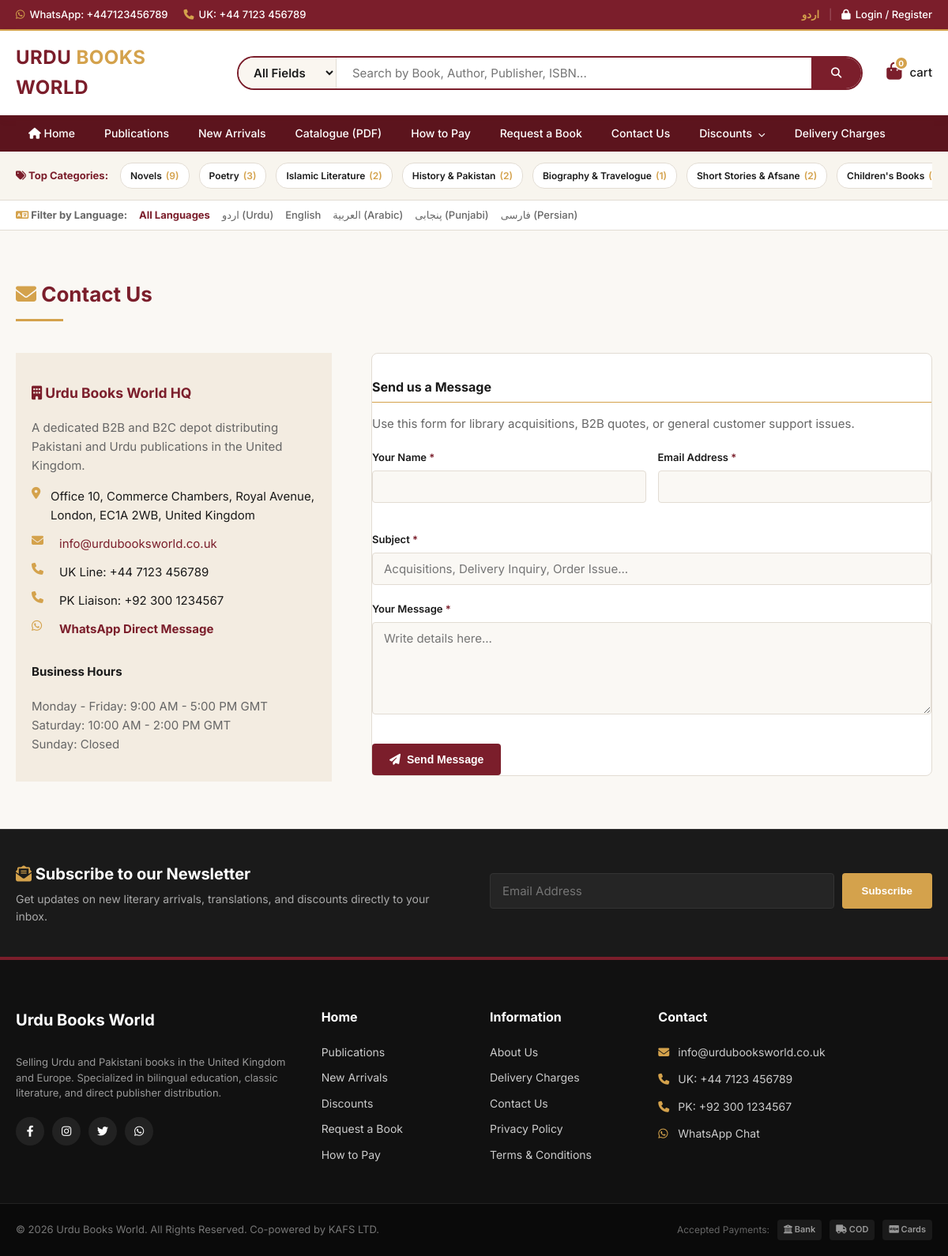
The page /contact.php on the database its author committed.
### tables this page shows
CREATE TABLE `categories` (
  `id` INT AUTO_INCREMENT PRIMARY KEY,
  `slug` VARCHAR(120) NOT NULL UNIQUE,
  `name_en` VARCHAR(200) NOT NULL,
  `name_ur` VARCHAR(200) NOT NULL,
  `parent_id` INT NULL,
  `sort_order` INT DEFAULT 0,
  `is_active` TINYINT(1) DEFAULT 1,
  `created_at` TIMESTAMP DEFAULT CURRENT_TIMESTAMP,
  `updated_at` TIMESTAMP DEFAULT CURRENT_TIMESTAMP ON UPDATE CURRENT_TIMESTAMP,
  FOREIGN KEY (`parent_id`) REFERENCES `categories` (`id`) ON DELETE SET NULL
);

CREATE TABLE `settings` (
  `setting_key` VARCHAR(100) PRIMARY KEY,
  `setting_value` TEXT NOT NULL
);

### contact.php (the view, shortened to what the rows shown need)
<?php
require_once __DIR__ . '/includes/db.php';
require_once __DIR__ . '/includes/functions.php';
require_once __DIR__ . '/includes/cart.php';
$email_val = get_setting('contact_email', 'info@urdubooksworld.co.uk');
$phone_uk_val = get_setting('contact_phone_uk', '+44 7123 456789');
$phone_pk_val = get_setting('contact_phone_pk', '+92 300 1234567');
require_once __DIR__ . '/includes/header.php';
?>
<section class="section-padding">
    <div class="container">
        <div class="section-header">
            <h1 class="section-title"><i class="fa fa-envelope text-gold"></i> <?php echo t('contact'); ?></h1>
        </div>
        <div class="book-details-grid margin-top-lg">
            <div class="book-details-image-col">
                <div class="bg-light padding-md border-radius-sm">
                    <ul class="footer-contact-details margin-top-md" style="padding-left: 0;">
                        <li style="margin-bottom: 12px;">
                            <i class="fa fa-envelope text-gold" style="width: 25px;"></i>
                            <a href="mailto:<?php echo e($email_val); ?>" class="text-maroon"><?php echo e($email_val); ?></a>
                        </li>
                        <li style="margin-bottom: 12px;">
                            <i class="fa fa-phone text-gold" style="width: 25px;"></i>
                            <span>UK Line: <?php echo e($phone_uk_val); ?></span>
                        </li>
                        <li style="margin-bottom: 12px;">
                            <i class="fa fa-phone text-gold" style="width: 25px;"></i>
                            <span>PK Liaison: <?php echo e($phone_pk_val); ?></span>
                        </li>
                    </ul>
                </div>
            </div>
        </div>
    </div>
</section>
<?php require_once __DIR__ . '/includes/footer.php'; ?>

### includes/header.php (shortened to what the rows shown need)
<?php
require_once __DIR__ . '/db.php';
require_once __DIR__ . '/functions.php';
require_once __DIR__ . '/cart.php';
try {
    $cat_stmt = $pdo->prepare("
        SELECT c.*, COUNT(b.id) AS book_count
        FROM categories c
        LEFT JOIN books b ON c.id = b.category_id AND b.is_active = 1
        WHERE c.is_active = 1 AND c.parent_id IS NULL
        GROUP BY c.id
        ORDER BY c.sort_order ASC, book_count DESC
        LIMIT 15
    ");
    $cat_stmt->execute();
    $header_categories = $cat_stmt->fetchAll();
} catch (PDOException $e) {
    $header_categories = [];
}
?>
<!DOCTYPE html>
<html lang="<?php echo CURRENT_LANG; ?>" dir="<?php echo is_rtl() ? 'rtl' : 'ltr'; ?>">
<head>
    <link rel="stylesheet" href="https://cdnjs.cloudflare.com/ajax/libs/font-awesome/6.4.0/css/all.min.css">
    <link rel="stylesheet" href="<?php echo SITE_URL; ?>/assets/css/style.css">
</head>
<body>
    <?php if (!empty($header_categories)): ?>
    <div class="category-strip">
        <div class="container category-strip-wrapper">
            <div class="strip-items">
                <?php foreach ($header_categories as $h_cat): ?>
                    <a href="<?php echo SITE_URL; ?>/category.php?slug=<?php echo e($h_cat['slug']); ?>" class="strip-item">
                        <?php echo lang_val($h_cat, 'name'); ?>
                        <span class="count-badge">(<?php echo $h_cat['book_count']; ?>)</span>
                    </a>
                <?php endforeach; ?>
            </div>
        </div>
    </div>
    <?php endif; ?>

### rows shown on the page
categories: name_en "Novels", book_count "9"
categories: name_en "Poetry", book_count "3"
categories: name_en "Islamic Literature", book_count "2"
categories: name_en "History & Pakistan", book_count "2"
categories: name_en "Biography & Travelogue", book_count "1"
categories: name_en "Short Stories & Afsane", book_count "2"
categories: name_en "Children's Books"
settings: setting_value "info@urdubooksworld.co.uk"
settings: setting_value "+44 7123 456789"
settings: setting_value "+92 300 1234567"

### other values the page prints
$whatsapp "447123456789"
$phone_uk "+44 7123 456789"
t('login_register') "Login / Register"
get_cart_count() "0"
t('cart') "cart"
t('home') "Home"
t('publications') "Publications"
t('new_arrivals') "New Arrivals"
t('catalogue') "Catalogue (PDF)"
t('how_to_pay') "How to Pay"
t('request_book') "Request a Book"
t('contact') "Contact Us"
t('discounts') "Discounts"
t('delivery_charges') "Delivery Charges"
t('top_categories') "Top Categories"
